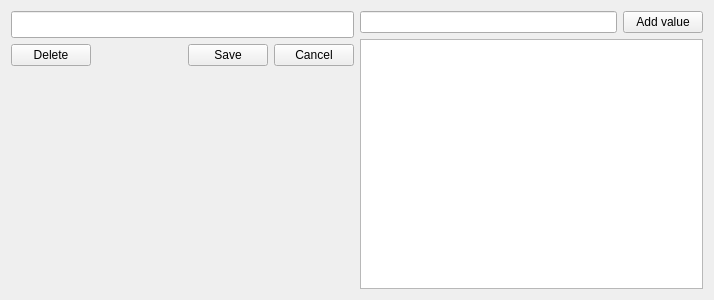
<?xml version="1.0" encoding="UTF-8"?>
<ui version="4.0">
 <class>PropertyItemWidget</class>
 <widget class="QWidget" name="PropertyItemWidget">
  <property name="geometry">
   <rect>
    <x>0</x>
    <y>0</y>
    <width>714</width>
    <height>300</height>
   </rect>
  </property>
  <property name="windowTitle">
   <string>Form</string>
  </property>
  <layout class="QHBoxLayout" name="horizontalLayout_3">
   <item>
    <layout class="QVBoxLayout" name="verticalLayout">
     <item>
      <widget class="QLineEdit" name="captionEdit">
       <property name="font">
        <font>
         <pointsize>12</pointsize>
         <weight>75</weight>
         <bold>true</bold>
        </font>
       </property>
      </widget>
     </item>
     <item>
      <layout class="QHBoxLayout" name="horizontalLayout">
       <item>
        <widget class="QPushButton" name="deleteBtn">
         <property name="text">
          <string>Delete</string>
         </property>
        </widget>
       </item>
       <item>
        <spacer name="horizontalSpacer">
         <property name="orientation">
          <enum>Qt::Horizontal</enum>
         </property>
         <property name="sizeHint" stdset="0">
          <size>
           <width>40</width>
           <height>20</height>
          </size>
         </property>
        </spacer>
       </item>
       <item>
        <widget class="QPushButton" name="saveCaptionBtn">
         <property name="text">
          <string>Save</string>
         </property>
        </widget>
       </item>
       <item>
        <widget class="QPushButton" name="editCancelBtn">
         <property name="text">
          <string>Cancel</string>
         </property>
        </widget>
       </item>
      </layout>
     </item>
     <item>
      <spacer name="verticalSpacer">
       <property name="orientation">
        <enum>Qt::Vertical</enum>
       </property>
       <property name="sizeHint" stdset="0">
        <size>
         <width>20</width>
         <height>40</height>
        </size>
       </property>
      </spacer>
     </item>
    </layout>
   </item>
   <item>
    <layout class="QVBoxLayout" name="verticalLayout_2">
     <item>
      <layout class="QHBoxLayout" name="horizontalLayout_2">
       <item>
        <widget class="QLineEdit" name="valueEdit"/>
       </item>
       <item>
        <widget class="QPushButton" name="newValueBtn">
         <property name="text">
          <string>Add value</string>
         </property>
        </widget>
       </item>
      </layout>
     </item>
     <item>
      <widget class="QListWidget" name="valuesList"/>
     </item>
    </layout>
   </item>
  </layout>
 </widget>
 <resources/>
 <connections/>
</ui>
